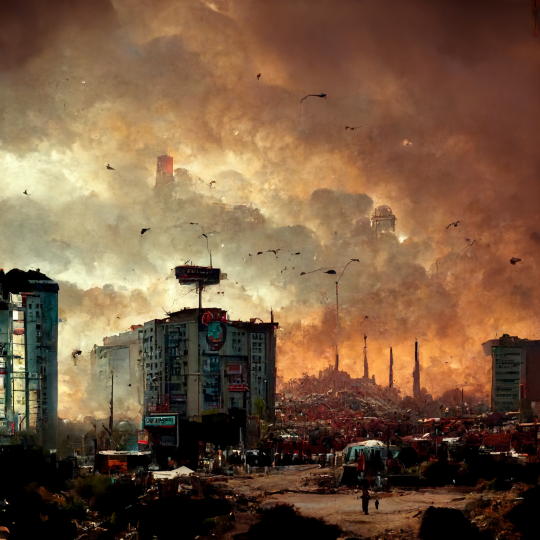
#> input picture image2.png, 1080 x 1080 px, found by its file name (shown at 1/2 size)
$ python baskin_renk.py
#> lines starting #> are read from the running program, lines starting #| are printed output that depends on the picture
import cv2
from sklearn.cluster import KMeans
import numpy as np


def getdcolor(img, n):
    img = img.reshape((img.shape[0] * img.shape[1], 3))
    kmeans = KMeans(n_clusters=n)
    kmeans.fit(img)
    colors = kmeans.cluster_centers_
    return colors.astype(int)


img = cv2.imread(r'C:\Users\Yusuf\Desktop\machine_learning\rgb_color\image2.png')
#> img is the input picture: shape (1080, 1080, 3); mean B, G, R 64.3, 90.2, 119.6
assert not isinstance(img,type(None)), 'image not found'

cluster = 5 #KAÇ TANE RENK BULUNACAĞINI BELİRLEYEN DEĞERİ VERİYORUZ
colors = getdcolor(img, cluster)
#> colors = [[68, 99, 144], [42, 55, 88], [161, 211, 225], [104, 152, 188], [7, 10, 17]]

#BULUNAN RENKLERİ KULLANARAK COLORBAR OLUŞTURUYORUZ
colorbar = np.zeros((500,500,3), dtype=np.uint8)
colorbar[:,:100]= colors[0]
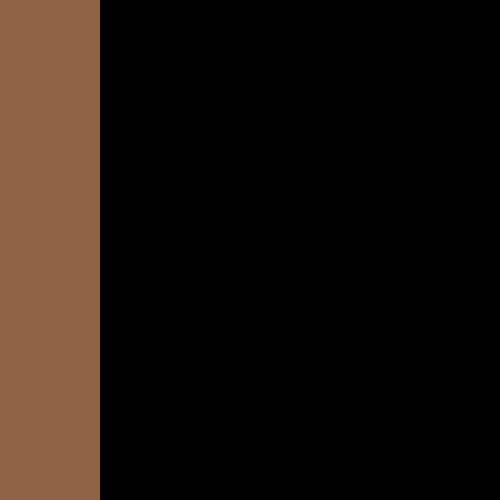
#> colorbar: shape (500, 500, 3); mean of channels 0, 1, 2 13.6, 19.8, 28.8; drawn as B, G, R
colorbar[:,100:200]=colors[1]
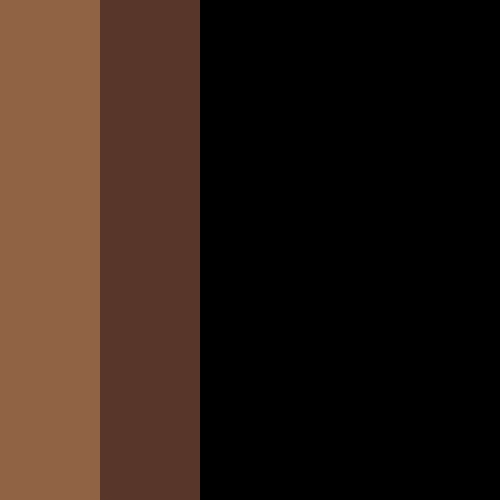
#> colorbar: shape (500, 500, 3); mean of channels 0, 1, 2 22, 30.8, 46.4; drawn as B, G, R
colorbar[:,100:300]=colors[2]
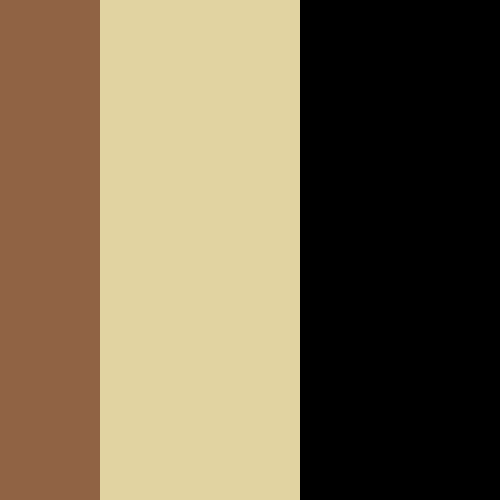
#> colorbar: shape (500, 500, 3); mean of channels 0, 1, 2 78, 104.2, 118.8; drawn as B, G, R
colorbar[:,100:400]=colors[3]
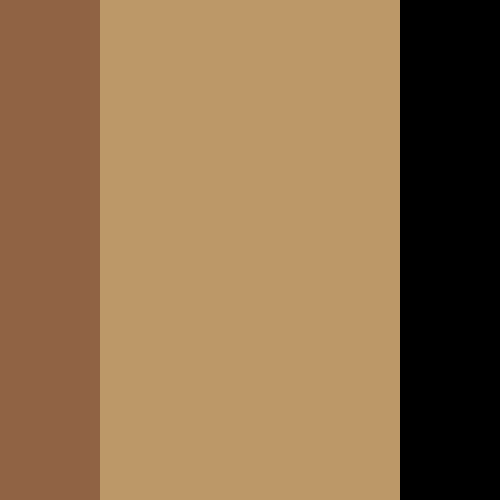
#> colorbar: shape (500, 500, 3); mean of channels 0, 1, 2 76, 111, 141.6; drawn as B, G, R
colorbar[:,400:]=colors[4]
cv2.imshow("camera",img)
cv2.imshow("Colorbar", colorbar)
cv2.waitKey()
cv2.destroyAllWindows()


#DOSYA OLUŞTURMA-YAZMA-KAYDETME İŞLEMLERİNİ YAPIYORUZ
folder_rgb =  open(r"C:\Users\Yusuf\Desktop\machine_learning\rgb_color\rgb_outputs.txt", "w")
folder_rgb.write(str(colors[range(cluster)]))
folder_rgb.close()

$ run again, with image1.png copied over image2.png
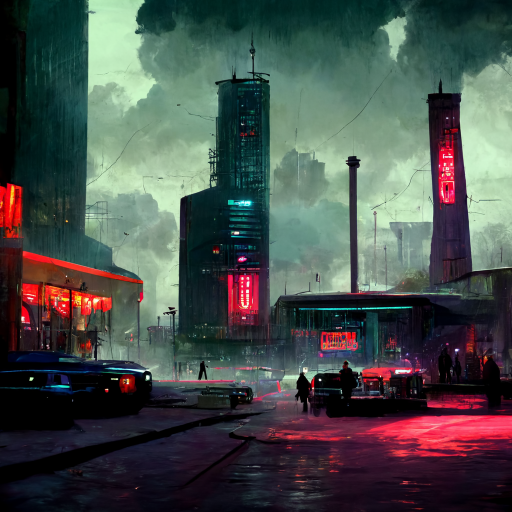
#> input picture image1.png, 1024 x 1024 px, found by its file name (shown at 1/2 size)
#> img is the input picture: shape (1024, 1024, 3); mean B, G, R 75.1, 78.6, 72.1
#> colors = [[26, 19, 15], [130, 149, 117], [62, 44, 219], [67, 65, 54], [178, 213, 180]]
#> `colorbar[:,100:300]=colors[2]`:
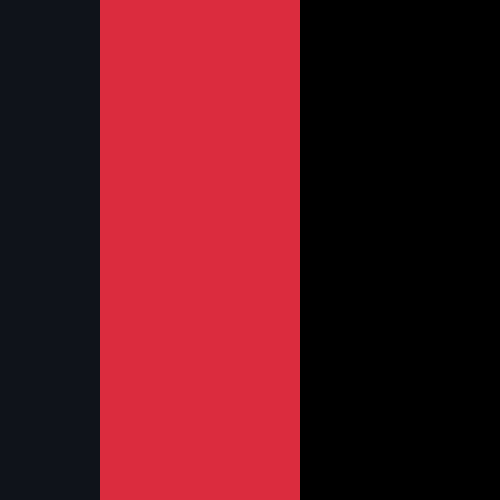
#> colorbar: shape (500, 500, 3); mean of channels 0, 1, 2 30, 21.4, 90.6; drawn as B, G, R
#> `colorbar[:,400:]=colors[4]`:
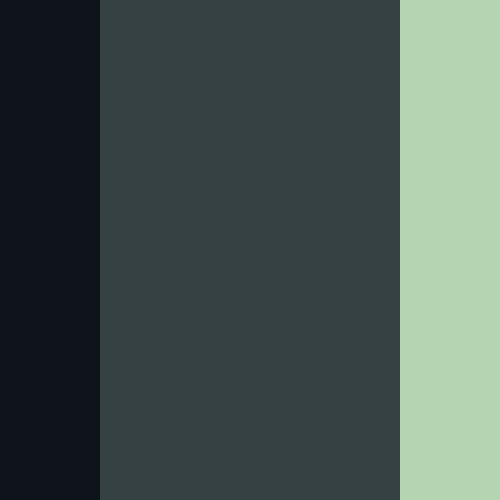
#> colorbar: shape (500, 500, 3); mean of channels 0, 1, 2 81, 85.4, 71.4; drawn as B, G, R

$ run again, with image3.jpg saved as image2.png
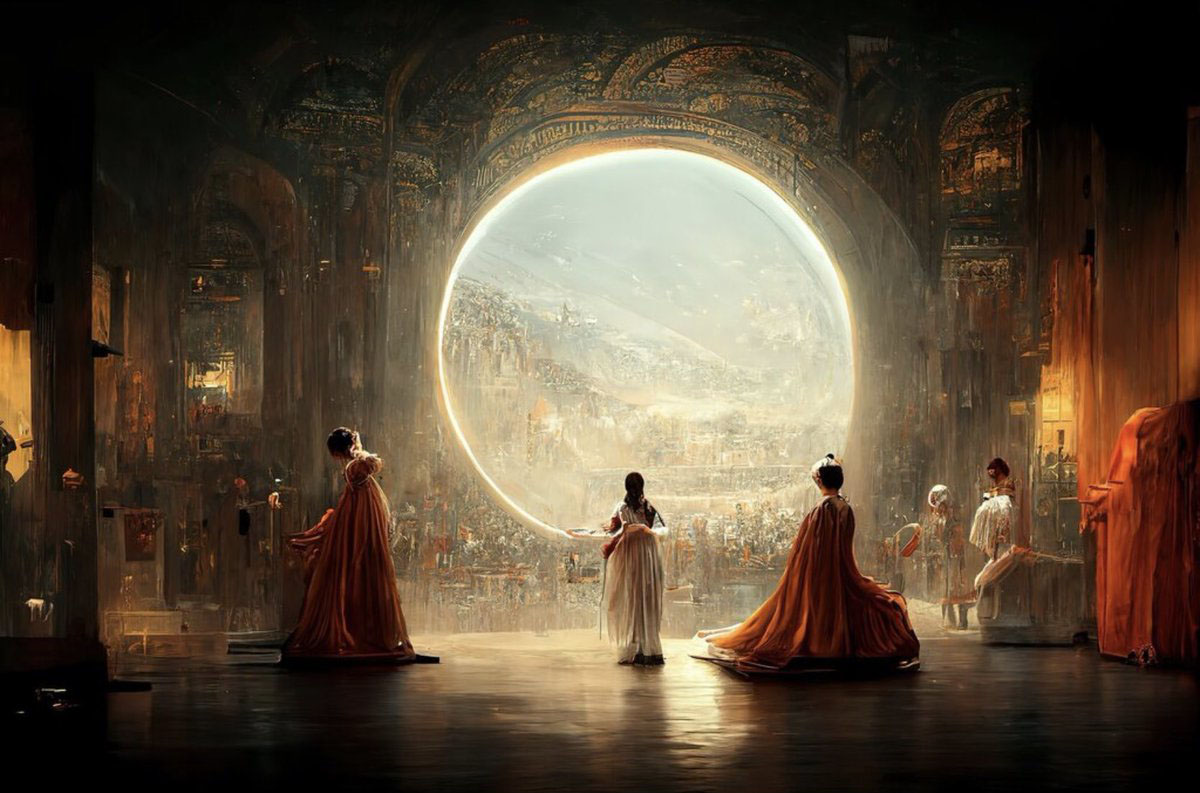
#> input picture image3.jpg, 1200 x 793 px, found by its file name
#> img is the input picture: shape (793, 1200, 3); mean B, G, R 55.3, 72.8, 87.6
#> colors = [[27, 41, 61], [183, 214, 219], [105, 147, 175], [7, 11, 16], [59, 86, 115]]
#> `colorbar[:,100:300]=colors[2]`:
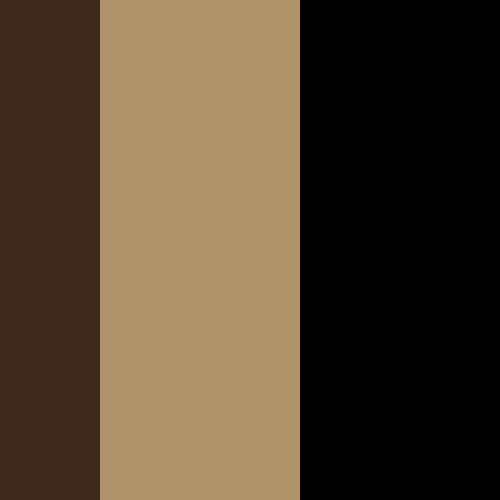
#> colorbar: shape (500, 500, 3); mean of channels 0, 1, 2 47.4, 67, 82.2; drawn as B, G, R
#> `colorbar[:,400:]=colors[4]`:
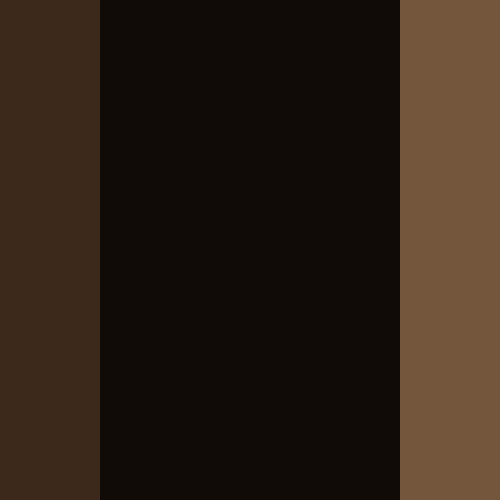
#> colorbar: shape (500, 500, 3); mean of channels 0, 1, 2 21.4, 32, 44.8; drawn as B, G, R
